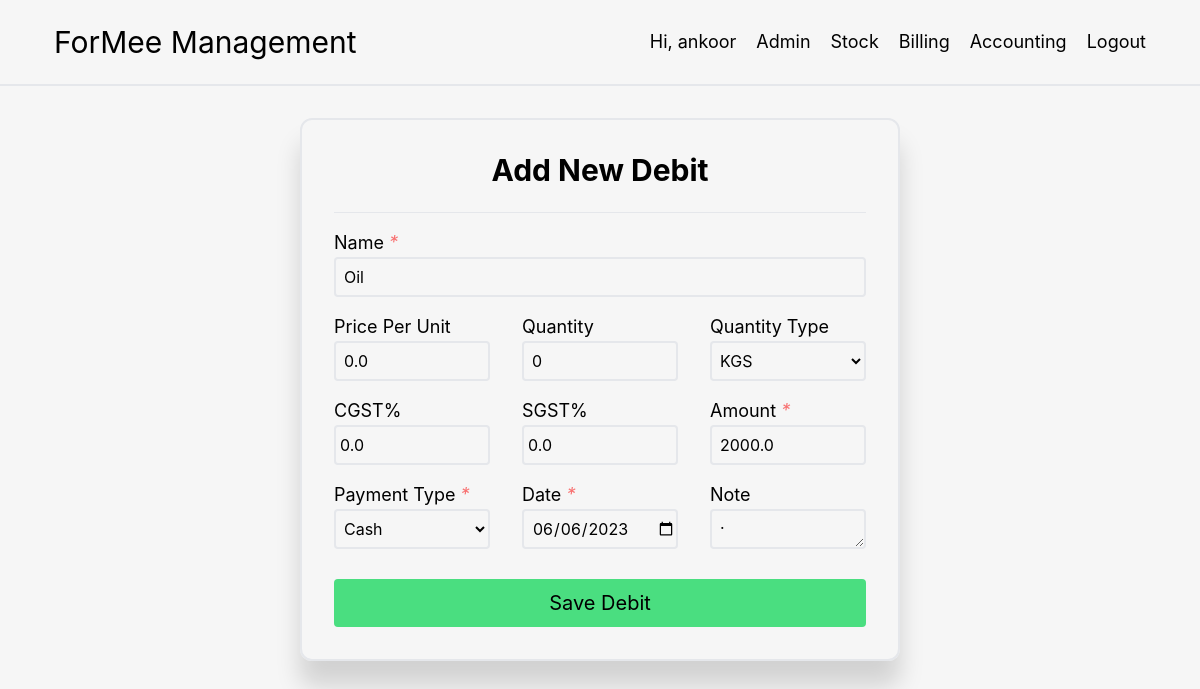
/accounting/de/purchase/1/debit/4/7/edit/ (signed in), run on an earlier commit of the app's database.
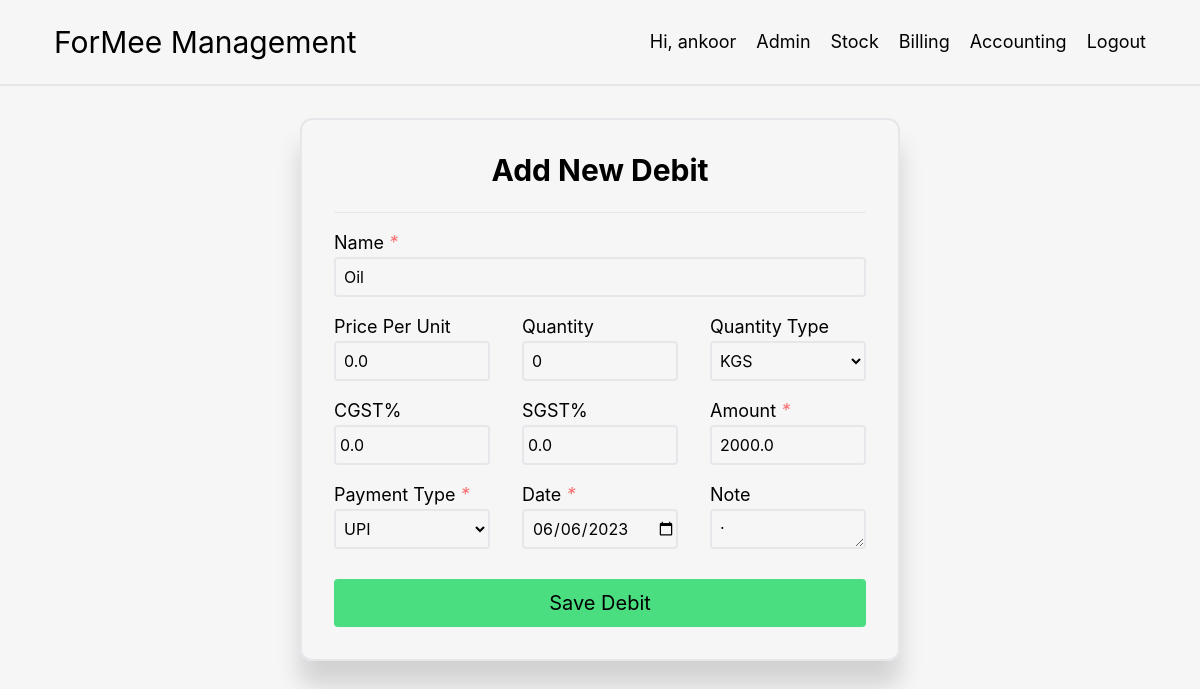
And on a later commit of the database.
### Accounting/models.py (models this page shows, shortened)
class SubDebit(models.Model):
    name = models.CharField(max_length=100)
    quantity = models.IntegerField(default=0, null=True, blank=True)
    quantity_type = models.CharField(max_length=20, choices=Quantity_Choice, default='kgs')
    price = models.FloatField(default=0.0, null=True, blank=True)
    cgst = models.FloatField(default=0.0, null=True, blank=True)
    sgst = models.FloatField(default=0.0, null=True, blank=True)
    sub_amount = models.FloatField(default=0)
    amount = models.FloatField()
    date = models.DateField()
    reason = models.TextField(null=True, blank=True)
    debit = models.ForeignKey(Debit, on_delete=models.CASCADE)
    payment_type = models.CharField(max_length=100, choices=Payment_Type, default='cash')

### Accounting/views.py (the view, shortened to what this page needs)
# urls.py: path('accounting/de/<str:debit_type>/<int:debit_type_id>/debit/<int:debit_id>/<int:sub_debit_id>/edit/', views.sub_debits_edit_view),
@login_required
def sub_debits_edit_view(request, debit_type, debit_type_id, debit_id, sub_debit_id):
    debit_type_instance = DebitType.objects.get(type=debit_type, id=debit_type_id)
    debit = Debit.objects.get(id=debit_id)
    subdebit = SubDebit.objects.get(id=sub_debit_id)
    form = SubDebitForm(request.POST or None, instance=subdebit)
    context = {
        'debit_type': debit_type_instance,
        'debit': debit,
        'subdebit': subdebit,
        'form': form
    }
    return render(request, 'sub_debit_edit.html', context=context)

### Accounting/forms.py
class SubDebitForm(forms.ModelForm):
    name = forms.CharField()
    quantity = forms.IntegerField(required=False)
    price = forms.FloatField(required=False)
    quantity_type = forms.ChoiceField(choices=Quantity_Choice, required=False)
    cgst = forms.IntegerField(required=False)
    sgst = forms.IntegerField(required=False)
    amount = forms.FloatField()
    reason = forms.CharField(widget=forms.Textarea, required=False)
    date = forms.DateField(label='Date', widget=forms.DateInput(attrs={'type': 'date'}), input_formats=['%Y-%m-%d'])
    payment_type = forms.ChoiceField(choices=Payment_Type)
    class Meta:
        model = SubDebit
        fields = ['name', 'quantity', 'price', 'quantity_type', 'cgst', 'sgst', 'amount', 'reason', 'date', 'payment_type']

### Accounting/templates/sub_debit_edit.html (shortened to what this page needs)
{% extends 'base.html' %}
{% load widget_tweaks %}
{% block body %}
<div class="m-auto my-8 p-8 border-2 rounded-xl w-3/6" style="box-shadow: 0 25px 25px rgb(0 0 0 / 0.15);">
    <p class="text-center text-3xl font-bold">Add New Debit</p>
    <br>
    <hr>
    <form method="post">
        <div class="my-4">
            <label class="text-lg my-2">Name <i class="optional">*</i></label>
            {% render_field form.name class="w-full h-10 indent-2 rounded bg-transparent border-2" placeholder="Tea" %}
        </div>
        <div class="flex gap-8 justify-between my-4">
            <div class="w-1/3">
                <label for="id_price" class="text-lg my-2">Price Per Unit</label>
                {% render_field form.price id="id_price" class="w-full h-10 indent-2 rounded bg-transparent border-2" %}
            </div>
            <div class="w-1/3">
                <label for="id_quantity" class="text-lg my-2">Quantity</label>
                {% render_field form.quantity id="id_quantity" class="w-full h-10 indent-2 rounded bg-transparent border-2" %}
            </div>
            <div class="w-1/3">
                <label class="text-lg my-2">Quantity Type</label>
                {% render_field form.quantity_type class="w-full h-10 indent-1 rounded bg-transparent border-2" %}
            </div>
        </div>
        <div class="flex gap-8 justify-between my-4">
            <div class="w-1/3">
                <label class="text-lg my-2" for="id_cgst">CGST%</label>
                {% render_field form.cgst id="id_cgst" class="w-full h-10 indent-1 rounded bg-transparent border-2" %}
            </div>
            <div class="w-1/3">
                <label class="text-lg my-2" for="id_sgst">SGST%</label>
                {% render_field form.sgst for="id_sgst" class="w-full h-10 indent-1 rounded bg-transparent border-2" %}
            </div>
            <div class="w-1/3">
                <label for="id_amount" class="text-lg my-2">Amount <i class="optional">*</i></label>
                {% render_field form.amount id="id_amount" class="w-full h-10 indent-2 rounded bg-transparent border-2" %}
            </div>
        </div>
        <div class="flex gap-8 justify-between">
            <div class="w-1/3">
                <label class="text-lg my-2">Payment Type <i class="optional">*</i></label>
                {% render_field form.payment_type class="w-full h-10 indent-1 rounded bg-transparent border-2" placeholder="Eg: Ankoor" %}
            </div>
            <div class="w-1/3">
                <label class="text-lg my-2">Date <i class="optional">*</i></label>
                {% render_field form.date class="w-full h-10 indent-1 rounded bg-transparent border-2" placeholder="Eg: Ankoor" %}
            </div>
            <div class="w-1/3">
                <label class="text-lg my-2">Note</label>
                {% render_field form.reason class="w-full h-10 indent-2 rounded bg-transparent border-2" %}
            </div>
        </div>
        <br>
        <button type="submit"
                class="w-full bg-green-400 rounded h-12 text-xl hover:drop-shadow-2xl duration-300 ease-in-out">Save
            Debit
        </button>
    </form>
</div>
{% endblock %}

What changed in the data, as far as the page shows it:
changed SubDebit "Oil": payment_type "Cash" → "UPI"
